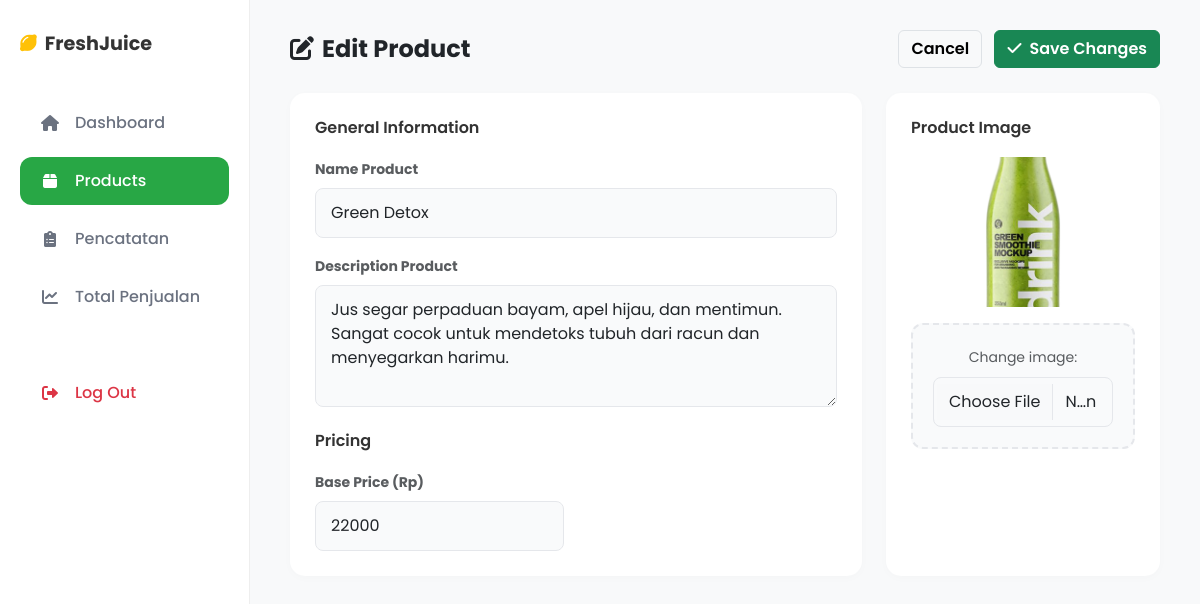
The page /index.php?action=admin_product_edit&id=1 (signed in) on the database its author committed.
### tables this page shows
CREATE TABLE `products` (
  `id` int(11) NOT NULL,
  `name` varchar(150) NOT NULL,
  `price` int(11) NOT NULL,
  `description` text DEFAULT NULL,
  `image` varchar(255) NOT NULL,
  `created_at` timestamp NOT NULL DEFAULT current_timestamp()
);

### app/controllers/AdminController.php (called while the page is built, shortened)
<?php
class AdminController {
    public function editProduct($id) {
        $db = (new Database())->getConnection();
        $stmt = $db->prepare("SELECT * FROM products WHERE id = ?");
        $stmt->execute([$id]);
        $product = $stmt->fetch();
        require_once __DIR__ . '/../views/admin/product_edit.php';
    }
}

### index.php (called while the page is built, shortened)
<?php
require_once __DIR__ . '/routes/web.php';
?>

### app/views/admin/product_edit.php (the view, shortened to what this page needs)
<!DOCTYPE html>
<html lang="id">
<head>
    <link href="https://cdn.jsdelivr.net/npm/bootstrap@5.3.0/dist/css/bootstrap.min.css" rel="stylesheet">
    <link rel="stylesheet" href="https://cdnjs.cloudflare.com/ajax/libs/font-awesome/6.0.0/css/all.min.css">
</head>
<body>
<div class="dashboard-wrapper">
    <div class="sidebar" id="sidebar">
        <div class="brand d-flex justify-content-between align-items-center">
            <span><i class="fas fa-lemon text-warning me-2"></i>FreshJuice</span>
        </div>
        <ul class="sidebar-menu">
            <li><a href="index.php?action=admin_dashboard"><i class="fas fa-home"></i> Dashboard</a></li>
            <li><a href="index.php?action=admin_products" class="active"><i class="fas fa-box"></i>Products</a></li>
            <li><a href="index.php?action=admin_records"><i class="fas fa-clipboard-list"></i> Pencatatan</a></li>
            <li><a href="index.php?action=admin_sales"><i class="fas fa-chart-line"></i> Total Penjualan</a></li>
            <li><a href="index.php?action=logout" class="text-danger mt-5"><i class="fas fa-sign-out-alt"></i> Log Out</a></li>
        </ul>
    </div>
    <div class="main-content">
        <form action="index.php?action=admin_product_update&id=<?= $product['id'] ?>" method="POST" enctype="multipart/form-data">
            <div class="header-actions">
                <div class="d-flex align-items-center">
                    <h4 class="fw-bold m-0"><i class="fas fa-edit me-2"></i>Edit Product</h4>
                </div>
                <div>
                    <a href="index.php?action=admin_products" class="btn btn-light border fw-semibold me-2">Cancel</a>
                    <button type="submit" class="btn btn-success fw-semibold"><i class="fas fa-check me-2"></i>Save Changes</button>
                </div>
            </div>
            <div class="row g-4 mb-4">
                <div class="col-lg-8">
                    <div class="form-card mb-0">
                        <h6>General Information</h6>
                        <div class="mb-3">
                            <label class="form-label text-muted small fw-bold">Name Product</label>
                            <input type="text" name="name" class="form-control" value="<?= htmlspecialchars($product['name']) ?>" required>
                        </div>
                        <div class="mb-3">
                            <label class="form-label text-muted small fw-bold">Description Product</label>
                            <textarea name="description" class="form-control" rows="4" required><?= htmlspecialchars($product['description']) ?></textarea>
                        </div>
                        <h6 class="mt-4">Pricing</h6>
                        <div class="row">
                            <div class="col-md-6">
                                <label class="form-label text-muted small fw-bold">Base Price (Rp)</label>
                                <input type="number" name="price" class="form-control" value="<?= $product['price'] ?>" required>
                            </div>
                        </div>
                    </div>
                </div>
                <div class="col-lg-4">
                    <div class="form-card h-100 mb-0">
                        <h6>Product Image</h6>
                        <div class="text-center mb-3">
                            <img src="public/images/<?= htmlspecialchars($product['image']) ?>" style="width: 100%; height: 150px; object-fit: cover; border-radius: 8px;">
                        </div>
                        <div class="upload-area">
                            <small class="text-muted">Change image:</small>
                            <input type="file" name="image" class="form-control mt-2" accept="image/png, image/jpeg">
                        </div>
                    </div>
                </div>
            </div>
        </form>
    </div>
</div>
</body>
</html>

### app/views/admin/product_edit.php (style rules this page uses)
:root { --primary-color: #28a745; --bg-color: #f8f9fa; }
body { background-color: var(--bg-color); font-family: 'Poppins', sans-serif; margin: 0; padding: 0; }
.dashboard-wrapper { display: flex; width: 100%; height: 100vh; overflow: hidden; position: relative; }
.sidebar { width: 250px; background-color: #fff; padding: 30px 20px; display: flex; flex-direction: column; border-right: 1px solid #eee; transition: left 0.3s ease; }
.brand { font-size: 1.2rem; font-weight: 700; color: #333; margin-bottom: 40px; text-align: center; }
.sidebar-menu { list-style: none; padding: 0; margin: 0; flex-grow: 1; }
.sidebar-menu a { display: flex; align-items: center; padding: 12px 20px; color: #6b7280; text-decoration: none; border-radius: 12px; font-weight: 500; margin-bottom: 10px; transition: 0.3s; }
.sidebar-menu a:hover, .sidebar-menu a.active { background-color: var(--primary-color); color: #fff; }
.sidebar-menu a i { margin-right: 15px; width: 20px; text-align: center; }
.main-content { flex: 1; padding: 30px 40px; overflow-y: auto; width: 100%; }
.form-card { background: #fff; border-radius: 15px; padding: 25px; box-shadow: 0 2px 10px rgba(0,0,0,0.02); height: 100%; }
.form-card h6 { font-weight: 600; margin-bottom: 20px; color: #333; }
.form-control { border-radius: 8px; background-color: #f9fafb; border: 1px solid #e5e7eb; padding: 12px 15px; }
.upload-area { border: 2px dashed #e5e7eb; border-radius: 12px; padding: 20px; text-align: center; background: #f9fafb; }
.header-actions { display: flex; justify-content: space-between; align-items: center; margin-bottom: 25px; flex-wrap: wrap; gap: 15px; }

### rows shown on the page
products: name "Green Detox", description "Jus segar perpaduan bayam, apel hijau, dan mentimun. Sangat cocok untuk mendetoks tubuh dari racun dan menyegarkan harimu.", price "22000", image (picture)
